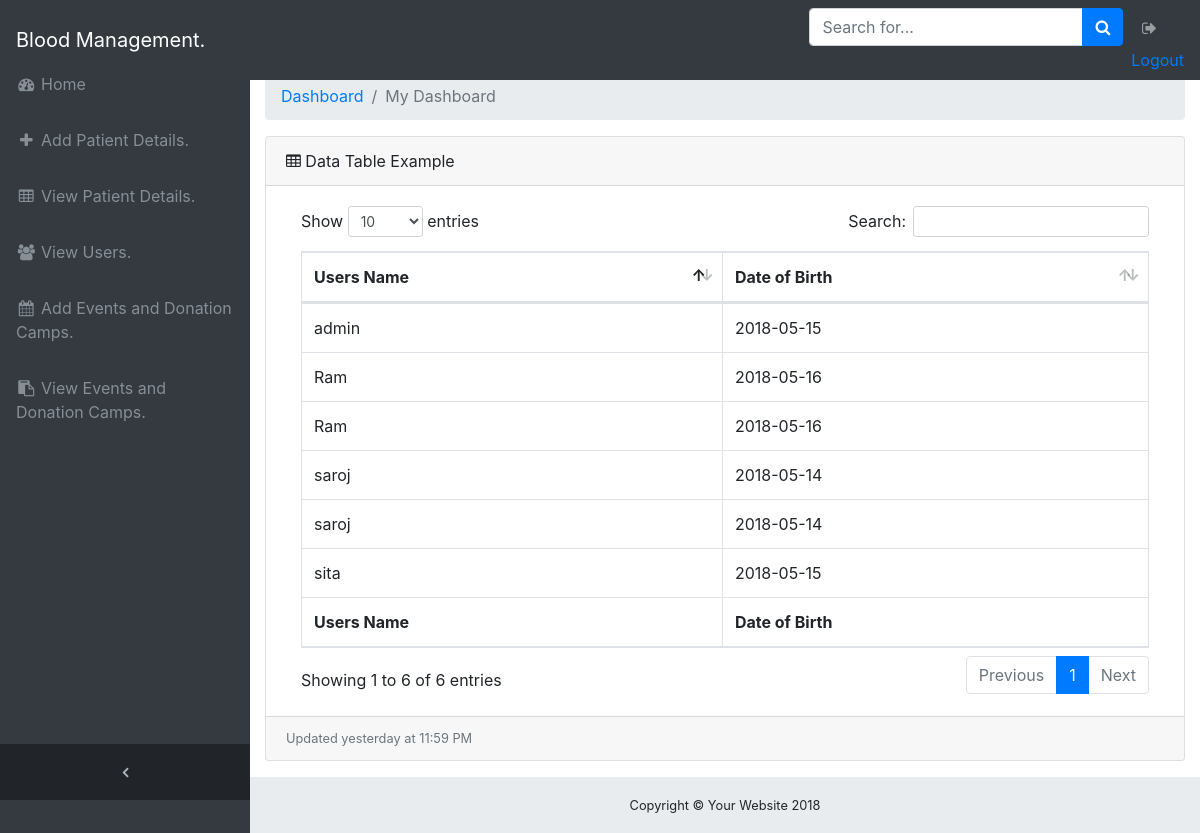
/admin/viewuserdetails.php (signed in), run on the app's committed database.
### tables this page shows
CREATE TABLE IF NOT EXISTS `signup` (
`id` int(11) NOT NULL,
  `name` varchar(20) NOT NULL,
  `gender` varchar(20) NOT NULL,
  `email` varchar(20) NOT NULL,
  `password` varchar(20) NOT NULL,
  `dob` varchar(20) NOT NULL,
  `role` varchar(20) NOT NULL
);

### admin/viewuserdetails.php (the view, shortened to what this page needs)
<!DOCTYPE html>
<html lang="en">
<head>
  <link href="vendor/bootstrap/css/bootstrap.min.css" rel="stylesheet">
  <link href="vendor/font-awesome/css/font-awesome.min.css" rel="stylesheet" type="text/css">
  <link href="vendor/datatables/dataTables.bootstrap4.css" rel="stylesheet">
  <link href="css/sb-admin.css" rel="stylesheet">
</head>
<body class="fixed-nav sticky-footer bg-dark" id="page-top">
  <nav class="navbar navbar-expand-lg navbar-dark bg-dark fixed-top" id="mainNav">
    <a class="navbar-brand" href="index.html">Blood Management.</a>
    <div class="collapse navbar-collapse" id="navbarResponsive">
      <ul class="navbar-nav navbar-sidenav" id="exampleAccordion">
        <li class="nav-item" data-toggle="tooltip" data-placement="right" title="Dashboard">
          <a class="nav-link" href="admindashboard.php">
            <i class="fa fa-fw fa-dashboard"></i>
            <span class="nav-link-text">Home</span>
          </a>
        </li>
        <li class="nav-item" data-toggle="tooltip" data-placement="right" title="Charts">
          <a class="nav-link" href="addpatientdetails.php">
           <i class="fa fa-fw fa-plus"></i>
           <span class="nav-link-text">Add Patient Details.</span>
         </a>
       </li>
       <li class="nav-item" data-toggle="tooltip" data-placement="right" title="Tables">
        <a class="nav-link" href="viewpatientdetails.php">
          <i class="fa fa-fw fa-table"></i>
          <span class="nav-link-text">View Patient Details.</span>
        </a>
      </li>
      <li class="nav-item" data-toggle="tooltip" data-placement="right" title="Tables">
        <a class="nav-link" href="viewuserdetails.php">
          <i class="fa fa-fw fa-users"></i>
          <span class="nav-link-text">View Users.</span>
        </a>
      </li>
      <li class="nav-item" data-toggle="tooltip" data-placement="right" title="Tables">
        <a class="nav-link" href="publishnews.php">
          <i class="fa fa-fw fa-calendar"></i>
          <span class="nav-link-text">Add Events and Donation Camps.</span>
        </a>
      </li>
      <li class="nav-item" data-toggle="tooltip" data-placement="right" title="Tables">
        <a class="nav-link" href="viewpublishnews.php">
          <i class="fa fa-fw fa-clipboard"></i>
          <span class="nav-link-text">View Events and Donation Camps.</span>
        </a>
      </li>
    </ul>
    <ul class="navbar-nav sidenav-toggler">
      <li class="nav-item">
        <a class="nav-link text-center" id="sidenavToggler">
          <i class="fa fa-fw fa-angle-left"></i>
        </a>
      </li>
    </ul>
    <ul class="navbar-nav ml-auto">
      <li class="nav-item">
        <form class="form-inline my-2 my-lg-0 mr-lg-2">
          <div class="input-group">
            <input class="form-control" type="text" placeholder="Search for...">
            <span class="input-group-append">
              <button class="btn btn-primary" type="button">
                <i class="fa fa-search"></i>
              </button>
            </span>
          </div>
        </form>
      </li>
      <li class="nav-item">
        <a class="nav-link" data-toggle="modal" data-target="#exampleModal">
          <i class="fa fa-fw fa-sign-out"></i><a  href="../logout.php">Logout</a></a>
        </li>
      </ul>
    </div>
  </nav>
  <div class="content-wrapper">
    <div class="container-fluid">
      <ol class="breadcrumb">
        <li class="breadcrumb-item">
          <a href="admindashboard.php">Dashboard</a>
        </li>
        <li class="breadcrumb-item active">My Dashboard</li>
      </ol>
      <div class="card mb-3">
        <div class="card-header">
          <i class="fa fa-table"></i> Data Table Example</div>
          <div class="card-body">
            <div class="table-responsive">
              <table class="table table-bordered" id="dataTable" width="100%" cellspacing="0">
                <thead>
                  <tr>
                    <th>Users Name</th>
                    <th>Date of Birth</th>
                  </tr>
                </thead>
                <tfoot>
                  <tr>
                    <th>Users Name</th>
                    <th>Date of Birth</th>
                                     </tr>
                </tfoot>
                <tbody>
                 <?php
                 class show{
                  public $host="localhost";
                  public $user="root";
                  public $pass="";
                  public $db="bloodmanagement";
                  public $con;
                  public function __construct(){
                    $this->con=new mysqli($this->host,$this->user,$this->pass,$this->db);
                  }
                  public function view(){
                    $sql="select * from signup";
                    $res=$this->con->query($sql);
                    foreach($res as $key => $row){
                      echo "<tr>";
                      echo "<td>".$row["name"]."</td>";
                      echo "<td>".$row["dob"]."</td>";
                      echo "</tr>";
                    }
                  }
                }
                $obj=new show;
                $obj->view();
                ?>
              </tbody>
            </table>
          </div>
        </div>
        <div class="card-footer small text-muted">Updated yesterday at 11:59 PM</div>
      </div>
    </div>
    <footer class="sticky-footer">
      <div class="container">
        <div class="text-center">
          <small>Copyright © Your Website 2018</small>
        </div>
      </div>
    </footer>
  </div>
</body>
</html>

### admin/css/sb-admin.css (style rules this page uses)
html { position: relative; min-height: 100%; }
body { overflow-x: hidden; }
body.sticky-footer { margin-bottom: 56px; }
body.sticky-footer .content-wrapper { min-height: calc(100vh - 56px - 56px); }
body.fixed-nav { padding-top: 56px; }
.content-wrapper { min-height: calc(100vh - 56px); padding-top: 1rem; }
#mainNav .navbar-collapse { overflow: auto; max-height: 75vh; }
#mainNav .navbar-collapse .navbar-nav .nav-item .nav-link { cursor: pointer; }
#mainNav .navbar-collapse .sidenav-toggler { display: none; }
@media (min-width: 992px) { #mainNav .navbar-brand { width: 250px; } }
@media (min-width: 992px) { #mainNav .navbar-collapse { overflow: visible; max-height: none; } }
@media (min-width: 992px) { #mainNav .navbar-collapse .navbar-sidenav { position: absolute; top: 0; left: 0; -webkit-flex-direction: column; -ms-flex-direction: column; flex-direction: column; margin-top: 56px; } }
@media (min-width: 992px) { #mainNav .navbar-collapse .navbar-sidenav > .nav-item { width: 250px; padding: 0; } }
@media (min-width: 992px) { #mainNav .navbar-collapse .navbar-sidenav > .nav-item > .nav-link { padding: 1em; } }
#mainNav.fixed-top .sidenav-toggler { display: none; }
@media (min-width: 992px) { #mainNav.fixed-top .navbar-sidenav { height: calc(100vh - 112px); } }
@media (min-width: 992px) { #mainNav.fixed-top .sidenav-toggler { position: absolute; top: 0; left: 0; display: flex; -webkit-flex-direction: column; -ms-flex-direction: column; flex-direction: column; margin-top: calc(100vh - 56px); } }
@media (min-width: 992px) { #mainNav.fixed-top .sidenav-toggler > .nav-item { width: 250px; padding: 0; } }
@media (min-width: 992px) { #mainNav.fixed-top .sidenav-toggler > .nav-item > .nav-link { padding: 1em; } }
#mainNav.fixed-top.navbar-dark .sidenav-toggler { background-color: #212529; }
#mainNav.fixed-top.navbar-dark .sidenav-toggler a i { color: #adb5bd; }
.content-wrapper { overflow-x: hidden; background: white; }
@media (min-width: 992px) { .content-wrapper { margin-left: 250px; } }
#sidenavToggler i { font-weight: 800; }
#mainNav.navbar-dark .navbar-collapse .navbar-sidenav > .nav-item > .nav-link { color: #868e96; }
@media (min-width: 992px) { #mainNav.navbar-dark .navbar-collapse .navbar-sidenav { background: #343a40; } }
footer.sticky-footer { position: absolute; right: 0; bottom: 0; width: 100%; height: 56px; background-color: #e9ecef; line-height: 55px; }
@media (min-width: 992px) { footer.sticky-footer { width: calc(100% - 250px); } }

### data on the page
signup: name "sita", dob "2018-05-15"
signup: name "saroj", dob "2018-05-14"
signup: name "saroj", dob "2018-05-14"
signup: name "Ram", dob "2018-05-16"
signup: name "Ram", dob "2018-05-16"
signup: name "admin", dob "2018-05-15"
